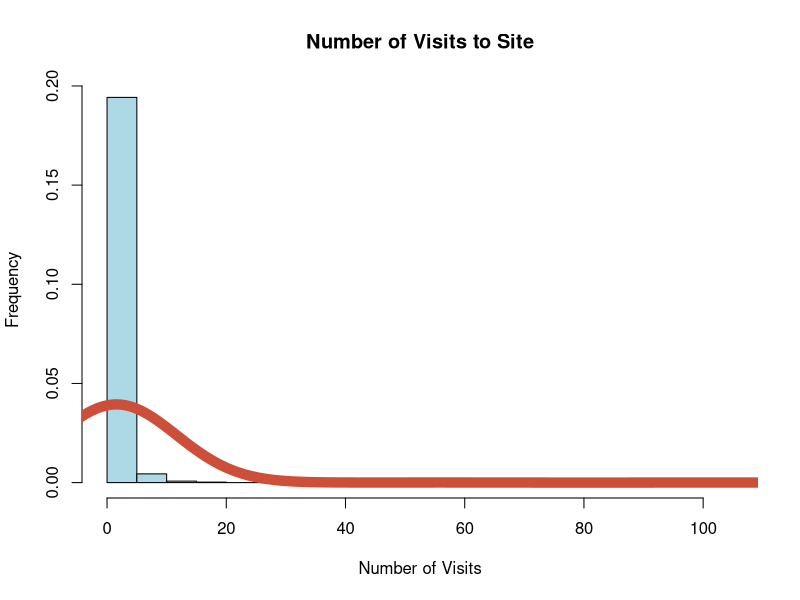
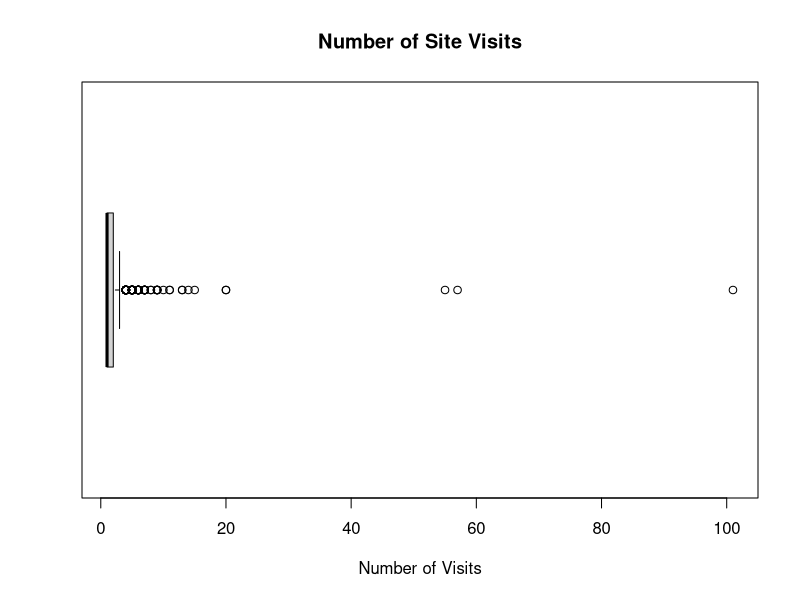
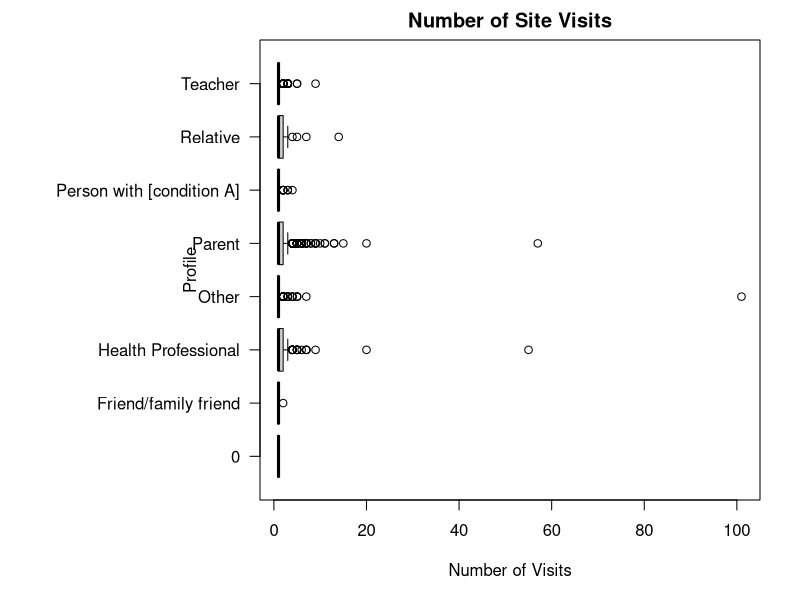

Here is the R script that generated these plots, in order:
## ---- chunk 1
setwd("C:/Users/Hema/Desktop/Market Research/Mark Research - Assignment 2/")
getwd()
## ---- chunk 2
ecomm.df = read.csv("ecommerce-data.csv")
## ---- chunk 3
ecomm.df
summary(ecomm.df)
## ---- chunk 4
str(ecomm.df)
## ---- chunk 5
dim(ecomm.df)
## ---- chunk 6
table(ecomm.df$country)
## ---- chunk 7
table(ecomm.df$intentWasPlanningToBuy,ecomm.df$profile)
## ---- chunk 8
# step 1.get the rows of people who intend to purchase and profile
intent_table <- table(ecomm.df$intentWasPlanningToBuy, ecomm.df$profile)
## ---- chunk 9
#step 2.what is the proportion of parents   
#(totals of parents who intend to purchase / totals of people who intend to purchase)
sum(intent_table[3:4,5])/sum(intent_table[3:4,])   #->proportion of parents
## ---- chunk 10
#step 3.what is the proportion of teachers
#(totals of teachers who intend to purchase / totals of people who intend to purchase)
sum(intent_table[3:4,8])/sum(intent_table[3:4,])   #->proportion of teachers
## ---- chunk 11
US_States_Data <-ecomm.df[which(ecomm.df$country=='United States'),]
table(US_States_Data$region)
## ---- chunk 12
which.max(table(US_States_Data$region))
## ---- chunk 13
hist(ecomm.df$behavNumVisits,main="Number of Visits to Site",
     xlab="Number of Visits",ylab="Frequency",breaks = 30, col = "lightblue",freq = FALSE)
lines(density(ecomm.df$behavNumVisits, bw=10),type="l",lwd=10, col = "tomato3")
## ---- chunk 14
boxplot(ecomm.df$behavNumVisits, xlab="Number of Visits", yaxt="n",
        main="Number of Site Visits", horizontal=TRUE)
## ---- chunk 15
par(mar=c(5, 13, 2, 2))
boxplot(ecomm.df$behavNumVisits~ecomm.df$profile,main="Number of Site Visits", horizontal = TRUE,
        xlab = "Number of Visits", ylab="Profile", las=1)
